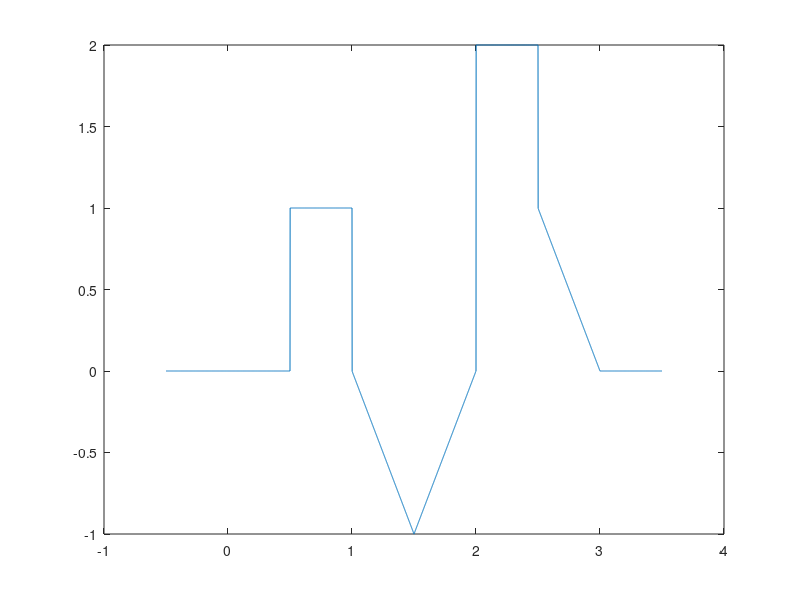

MATLAB code to generate this figure:
clc;
clear all;
close all;
%%
x = -1/2:0.001:7/2;
y = zeros(size(x));
for i = 1:length(x)
        p = 2*x(i) - 3;
        if (p <= -4) || p >= (3)
            y(i) = 0;
        elseif p >= (-4) && p <= (-2)
            y(i) = 0;
        elseif p >= (-2) && p <= (-1)
            y(i) = 1;
        elseif p >= (-1) && p <= (0)
            y(i) = (-p-1);
        elseif p >= (0) && p <= (1)
            y(i) = (p-1);
        elseif p >= (1) && p <= (2)
            y(i) = 2;
        elseif p >= (2) && p <= (3)
            y(i) = -p+3;
        end;
    end;
    plot(x, y);